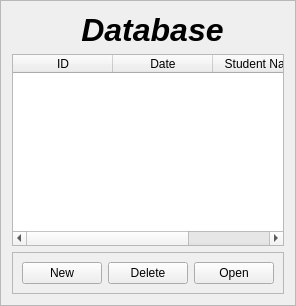
         <widget class="QFrame" name="frame_26">
          <property name="frameShape">
           <enum>QFrame::StyledPanel</enum>
          </property>
          <property name="frameShadow">
           <enum>QFrame::Raised</enum>
          </property>
          <layout class="QGridLayout" name="gridLayout_19">
           <item row="0" column="0">
            <widget class="QLabel" name="label_52">
             <property name="font">
              <font>
               <family>Ubuntu</family>
               <pointsize>24</pointsize>
               <weight>75</weight>
               <italic>true</italic>
               <bold>true</bold>
              </font>
             </property>
             <property name="text">
              <string> Database</string>
             </property>
             <property name="alignment">
              <set>Qt::AlignCenter</set>
             </property>
            </widget>
           </item>
           <item row="1" column="0">
            <widget class="QTableWidget" name="eval_index_table">
             <property name="alternatingRowColors">
              <bool>true</bool>
             </property>
             <property name="selectionMode">
              <enum>QAbstractItemView::SingleSelection</enum>
             </property>
             <property name="selectionBehavior">
              <enum>QAbstractItemView::SelectRows</enum>
             </property>
             <property name="wordWrap">
              <bool>false</bool>
             </property>
             <property name="cornerButtonEnabled">
              <bool>false</bool>
             </property>
             <attribute name="horizontalHeaderDefaultSectionSize">
              <number>100</number>
             </attribute>
             <attribute name="horizontalHeaderMinimumSectionSize">
              <number>50</number>
             </attribute>
             <attribute name="horizontalHeaderShowSortIndicator" stdset="0">
              <bool>true</bool>
             </attribute>
             <attribute name="horizontalHeaderStretchLastSection">
              <bool>true</bool>
             </attribute>
             <column>
              <property name="text">
               <string>ID</string>
              </property>
             </column>
             <column>
              <property name="text">
               <string>Date</string>
              </property>
             </column>
             <column>
              <property name="text">
               <string>Student Name</string>
              </property>
             </column>
            </widget>
           </item>
           <item row="2" column="0">
            <widget class="QFrame" name="frame_27">
             <property name="frameShape">
              <enum>QFrame::StyledPanel</enum>
             </property>
             <property name="frameShadow">
              <enum>QFrame::Raised</enum>
             </property>
             <layout class="QHBoxLayout" name="horizontalLayout_4">
              <item>
               <widget class="QPushButton" name="eval_new_button">
                <property name="text">
                 <string>New</string>
                </property>
               </widget>
              </item>
              <item>
               <widget class="QPushButton" name="eval_delete_button">
                <property name="text">
                 <string>Delete</string>
                </property>
               </widget>
              </item>
              <item>
               <widget class="QPushButton" name="eval_open_button">
                <property name="text">
                 <string>Open</string>
                </property>
               </widget>
              </item>
             </layout>
            </widget>
           </item>
          </layout>
         </widget>
